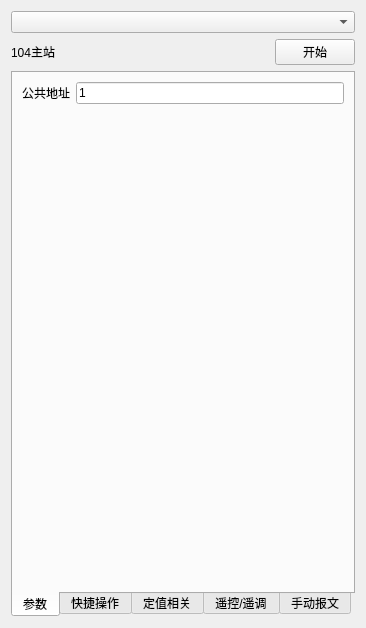
<?xml version="1.0" encoding="UTF-8"?>
<ui version="4.0">
 <class>frmIEC104Master</class>
 <widget class="QWidget" name="frmIEC104Master">
  <property name="geometry">
   <rect>
    <x>0</x>
    <y>0</y>
    <width>362</width>
    <height>628</height>
   </rect>
  </property>
  <property name="windowTitle">
   <string>Form</string>
  </property>
  <layout class="QVBoxLayout" name="verticalLayout">
   <item>
    <widget class="QComboBox" name="comboBox"/>
   </item>
   <item>
    <layout class="QHBoxLayout" name="horizontalLayout_11">
     <item>
      <widget class="QLabel" name="label_4">
       <property name="text">
        <string>104主站</string>
       </property>
      </widget>
     </item>
     <item>
      <spacer name="horizontalSpacer">
       <property name="orientation">
        <enum>Qt::Horizontal</enum>
       </property>
       <property name="sizeHint" stdset="0">
        <size>
         <width>40</width>
         <height>20</height>
        </size>
       </property>
      </spacer>
     </item>
     <item>
      <widget class="QPushButton" name="pushButton_Start">
       <property name="text">
        <string>开始</string>
       </property>
      </widget>
     </item>
    </layout>
   </item>
   <item>
    <widget class="QTabWidget" name="tabWidget_2">
     <property name="tabPosition">
      <enum>QTabWidget::South</enum>
     </property>
     <property name="currentIndex">
      <number>0</number>
     </property>
     <widget class="QWidget" name="tab">
      <attribute name="title">
       <string>参数</string>
      </attribute>
      <layout class="QGridLayout" name="gridLayout">
       <item row="0" column="0">
        <widget class="QLabel" name="label_2">
         <property name="text">
          <string>公共地址</string>
         </property>
        </widget>
       </item>
       <item row="0" column="1">
        <widget class="QLineEdit" name="lineEdit_comaddr">
         <property name="text">
          <string>1</string>
         </property>
        </widget>
       </item>
       <item row="1" column="0">
        <spacer name="verticalSpacer_5">
         <property name="orientation">
          <enum>Qt::Vertical</enum>
         </property>
         <property name="sizeHint" stdset="0">
          <size>
           <width>20</width>
           <height>275</height>
          </size>
         </property>
        </spacer>
       </item>
      </layout>
     </widget>
     <widget class="QWidget" name="tab_3">
      <attribute name="title">
       <string>快捷操作</string>
      </attribute>
      <layout class="QGridLayout" name="gridLayout_5">
       <item row="0" column="0">
        <widget class="QGroupBox" name="groupBox_4">
         <property name="title">
          <string>快捷操作</string>
         </property>
         <layout class="QGridLayout" name="gridLayout_2">
          <item row="1" column="1">
           <widget class="QPushButton" name="pushButton_SetTime">
            <property name="text">
             <string>对时</string>
            </property>
           </widget>
          </item>
          <item row="0" column="1">
           <widget class="QPushButton" name="pushButton_SendUTest">
            <property name="text">
             <string>发测试-U帧</string>
            </property>
           </widget>
          </item>
          <item row="1" column="0">
           <widget class="QPushButton" name="pushButton_CallAll">
            <property name="text">
             <string>总召</string>
            </property>
           </widget>
          </item>
          <item row="0" column="0">
           <widget class="QPushButton" name="pushButton_SendUStart">
            <property name="text">
             <string>发启动-U帧</string>
            </property>
           </widget>
          </item>
          <item row="0" column="2">
           <widget class="QPushButton" name="pushButton_SendS">
            <property name="text">
             <string>确认-S帧</string>
            </property>
           </widget>
          </item>
          <item row="2" column="0">
           <spacer name="verticalSpacer">
            <property name="orientation">
             <enum>Qt::Vertical</enum>
            </property>
            <property name="sizeHint" stdset="0">
             <size>
              <width>20</width>
              <height>40</height>
             </size>
            </property>
           </spacer>
          </item>
         </layout>
        </widget>
       </item>
      </layout>
     </widget>
     <widget class="QWidget" name="tab_4">
      <attribute name="title">
       <string>定值相关</string>
      </attribute>
      <layout class="QGridLayout" name="gridLayout_4">
       <item row="0" column="0">
        <widget class="QGroupBox" name="groupBox_2">
         <property name="title">
          <string>定值相关</string>
         </property>
         <layout class="QGridLayout" name="gridLayout_7">
          <item row="5" column="3">
           <widget class="QPushButton" name="pushButton_solidify">
            <property name="text">
             <string>固化定值</string>
            </property>
           </widget>
          </item>
          <item row="6" column="0">
           <spacer name="verticalSpacer_2">
            <property name="orientation">
             <enum>Qt::Vertical</enum>
            </property>
            <property name="sizeHint" stdset="0">
             <size>
              <width>20</width>
              <height>40</height>
             </size>
            </property>
           </spacer>
          </item>
          <item row="3" column="1">
           <widget class="QLineEdit" name="lineEdit_SetEntry">
            <property name="text">
             <string>0</string>
            </property>
           </widget>
          </item>
          <item row="2" column="1">
           <widget class="QLineEdit" name="lineEdit_SetGroup">
            <property name="text">
             <string>1</string>
            </property>
           </widget>
          </item>
          <item row="0" column="3">
           <widget class="QPushButton" name="pushButton_CallUnit">
            <property name="text">
             <string>召唤量纲</string>
            </property>
           </widget>
          </item>
          <item row="5" column="1">
           <widget class="QLineEdit" name="lineEdit_SetValue">
            <property name="text">
             <string>1</string>
            </property>
           </widget>
          </item>
          <item row="5" column="0">
           <widget class="QLabel" name="label_8">
            <property name="text">
             <string>定值</string>
            </property>
           </widget>
          </item>
          <item row="0" column="1">
           <widget class="QLineEdit" name="lineEdit_DevAddr">
            <property name="text">
             <string>1</string>
            </property>
           </widget>
          </item>
          <item row="5" column="2">
           <widget class="QPushButton" name="pushButton_SetValue">
            <property name="text">
             <string>修改定值</string>
            </property>
           </widget>
          </item>
          <item row="4" column="0">
           <widget class="QLabel" name="label_7">
            <property name="text">
             <string>定值类型</string>
            </property>
           </widget>
          </item>
          <item row="2" column="0">
           <widget class="QLabel" name="label_3">
            <property name="text">
             <string>定值组号</string>
            </property>
           </widget>
          </item>
          <item row="0" column="2">
           <widget class="QPushButton" name="pushButton_CallTitle">
            <property name="text">
             <string>召唤组标题</string>
            </property>
           </widget>
          </item>
          <item row="0" column="0">
           <widget class="QLabel" name="label_5">
            <property name="text">
             <string>装置地址</string>
            </property>
           </widget>
          </item>
          <item row="3" column="0">
           <widget class="QLabel" name="label_6">
            <property name="text">
             <string>定值条目</string>
            </property>
           </widget>
          </item>
          <item row="4" column="1">
           <widget class="QComboBox" name="comboBox_ValueType">
            <item>
             <property name="text">
              <string>FLOAT</string>
             </property>
            </item>
            <item>
             <property name="text">
              <string>INT8</string>
             </property>
            </item>
            <item>
             <property name="text">
              <string>INT16</string>
             </property>
            </item>
            <item>
             <property name="text">
              <string>INT32</string>
             </property>
            </item>
            <item>
             <property name="text">
              <string>UINT8</string>
             </property>
            </item>
            <item>
             <property name="text">
              <string>UINT16</string>
             </property>
            </item>
            <item>
             <property name="text">
              <string>UINT32</string>
             </property>
            </item>
           </widget>
          </item>
          <item row="1" column="0">
           <widget class="QLabel" name="label_11">
            <property name="text">
             <string>定值区号</string>
            </property>
           </widget>
          </item>
          <item row="1" column="1">
           <widget class="QLineEdit" name="lineEdit_SetNo">
            <property name="text">
             <string>1</string>
            </property>
           </widget>
          </item>
          <item row="1" column="2">
           <widget class="QPushButton" name="pushButton_CallAccuracy">
            <property name="text">
             <string>召唤精度</string>
            </property>
           </widget>
          </item>
          <item row="1" column="3">
           <widget class="QPushButton" name="pushButton_CallRange">
            <property name="text">
             <string>召唤量程</string>
            </property>
           </widget>
          </item>
          <item row="2" column="2">
           <widget class="QPushButton" name="pushButton_CallDescription">
            <property name="text">
             <string>召唤描述</string>
            </property>
           </widget>
          </item>
          <item row="3" column="3">
           <widget class="QPushButton" name="pushButton_CallSetting">
            <property name="text">
             <string>召唤定值</string>
            </property>
           </widget>
          </item>
          <item row="3" column="2">
           <widget class="QPushButton" name="pushButton_SelectSetting">
            <property name="text">
             <string>选择定值区</string>
            </property>
           </widget>
          </item>
         </layout>
        </widget>
       </item>
      </layout>
     </widget>
     <widget class="QWidget" name="tab_5">
      <attribute name="title">
       <string>遥控/遥调</string>
      </attribute>
      <layout class="QGridLayout" name="gridLayout_3">
       <item row="0" column="0">
        <widget class="QGroupBox" name="groupBox_5">
         <property name="title">
          <string>遥控/遥调</string>
         </property>
         <layout class="QGridLayout" name="gridLayout_6">
          <item row="0" column="0">
           <widget class="QLabel" name="label">
            <property name="text">
             <string>控制类型</string>
            </property>
           </widget>
          </item>
          <item row="0" column="1" colspan="2">
           <widget class="QComboBox" name="comboBox_RemoteType">
            <item>
             <property name="text">
              <string>45 单点遥控</string>
             </property>
            </item>
            <item>
             <property name="text">
              <string>46 双点遥控</string>
             </property>
            </item>
            <item>
             <property name="text">
              <string>47 升降命令</string>
             </property>
            </item>
            <item>
             <property name="text">
              <string>48 设点 规一化值</string>
             </property>
            </item>
            <item>
             <property name="text">
              <string>49 设点 标度化值</string>
             </property>
            </item>
            <item>
             <property name="text">
              <string>50 设点 短浮点数</string>
             </property>
            </item>
            <item>
             <property name="text">
              <string>58 带时标的单点遥控</string>
             </property>
            </item>
            <item>
             <property name="text">
              <string>59 带时标的双点遥控</string>
             </property>
            </item>
           </widget>
          </item>
          <item row="1" column="0">
           <widget class="QLabel" name="label_9">
            <property name="text">
             <string>操作类型</string>
            </property>
           </widget>
          </item>
          <item row="1" column="1" colspan="2">
           <layout class="QHBoxLayout" name="horizontalLayout">
            <item>
             <widget class="QComboBox" name="comboBox_YKValue">
              <item>
               <property name="text">
                <string>合 - 升</string>
               </property>
              </item>
              <item>
               <property name="text">
                <string>分 - 降</string>
               </property>
              </item>
             </widget>
            </item>
            <item>
             <widget class="QLineEdit" name="lineEdit_YTValue">
              <property name="text">
               <string>1</string>
              </property>
             </widget>
            </item>
           </layout>
          </item>
          <item row="2" column="0">
           <widget class="QLabel" name="label_10">
            <property name="text">
             <string>信息体地址</string>
            </property>
           </widget>
          </item>
          <item row="2" column="1">
           <widget class="QLineEdit" name="lineEdit_InfAddr">
            <property name="text">
             <string>24577</string>
            </property>
           </widget>
          </item>
          <item row="2" column="2">
           <widget class="QCheckBox" name="checkBox_isHex">
            <property name="text">
             <string>16进制</string>
            </property>
           </widget>
          </item>
          <item row="3" column="0">
           <widget class="QPushButton" name="pushButton_Select">
            <property name="text">
             <string>选择</string>
            </property>
           </widget>
          </item>
          <item row="3" column="1">
           <widget class="QLabel" name="label_Select">
            <property name="text">
             <string>选择结果</string>
            </property>
           </widget>
          </item>
          <item row="4" column="0">
           <widget class="QPushButton" name="pushButton_Execute">
            <property name="text">
             <string>执行</string>
            </property>
           </widget>
          </item>
          <item row="4" column="1">
           <widget class="QLabel" name="label_Execute">
            <property name="text">
             <string>执行结果</string>
            </property>
           </widget>
          </item>
          <item row="5" column="0">
           <widget class="QPushButton" name="pushButton_Cancel">
            <property name="text">
             <string>取消</string>
            </property>
           </widget>
          </item>
          <item row="6" column="0">
           <spacer name="verticalSpacer_3">
            <property name="orientation">
             <enum>Qt::Vertical</enum>
            </property>
            <property name="sizeHint" stdset="0">
             <size>
              <width>20</width>
              <height>40</height>
             </size>
            </property>
           </spacer>
          </item>
         </layout>
        </widget>
       </item>
      </layout>
     </widget>
     <widget class="QWidget" name="tab_6">
      <attribute name="title">
       <string>手动报文</string>
      </attribute>
      <layout class="QGridLayout" name="gridLayout_10">
       <item row="0" column="0">
        <widget class="QGroupBox" name="groupBox_3">
         <property name="title">
          <string>手动输入ASDU报文</string>
         </property>
         <layout class="QGridLayout" name="gridLayout_8">
          <item row="1" column="2">
           <widget class="QPushButton" name="pushButton_SendAsdu2">
            <property name="sizePolicy">
             <sizepolicy hsizetype="Minimum" vsizetype="Minimum">
              <horstretch>0</horstretch>
              <verstretch>0</verstretch>
             </sizepolicy>
            </property>
            <property name="text">
             <string>发送</string>
            </property>
           </widget>
          </item>
          <item row="5" column="0">
           <widget class="QLabel" name="label_19">
            <property name="text">
             <string>6</string>
            </property>
           </widget>
          </item>
          <item row="2" column="0">
           <widget class="QLabel" name="label_16">
            <property name="text">
             <string>3</string>
            </property>
           </widget>
          </item>
          <item row="0" column="0">
           <widget class="QLabel" name="label_14">
            <property name="text">
             <string>1</string>
            </property>
           </widget>
          </item>
          <item row="2" column="1">
           <widget class="QTextEdit" name="textEdit_Asdu3">
            <property name="maximumSize">
             <size>
              <width>16777215</width>
              <height>60</height>
             </size>
            </property>
           </widget>
          </item>
          <item row="3" column="2">
           <widget class="QPushButton" name="pushButton_SendAsdu4">
            <property name="sizePolicy">
             <sizepolicy hsizetype="Minimum" vsizetype="Minimum">
              <horstretch>0</horstretch>
              <verstretch>0</verstretch>
             </sizepolicy>
            </property>
            <property name="text">
             <string>发送</string>
            </property>
           </widget>
          </item>
          <item row="4" column="2">
           <widget class="QPushButton" name="pushButton_SendAsdu5">
            <property name="sizePolicy">
             <sizepolicy hsizetype="Minimum" vsizetype="Minimum">
              <horstretch>0</horstretch>
              <verstretch>0</verstretch>
             </sizepolicy>
            </property>
            <property name="text">
             <string>发送</string>
            </property>
           </widget>
          </item>
          <item row="2" column="2">
           <widget class="QPushButton" name="pushButton_SendAsdu3">
            <property name="sizePolicy">
             <sizepolicy hsizetype="Minimum" vsizetype="Minimum">
              <horstretch>0</horstretch>
              <verstretch>0</verstretch>
             </sizepolicy>
            </property>
            <property name="text">
             <string>发送</string>
            </property>
           </widget>
          </item>
          <item row="1" column="1">
           <widget class="QTextEdit" name="textEdit_Asdu2">
            <property name="maximumSize">
             <size>
              <width>16777215</width>
              <height>60</height>
             </size>
            </property>
           </widget>
          </item>
          <item row="3" column="0">
           <widget class="QLabel" name="label_17">
            <property name="text">
             <string>4</string>
            </property>
           </widget>
          </item>
          <item row="4" column="0">
           <widget class="QLabel" name="label_18">
            <property name="text">
             <string>5</string>
            </property>
           </widget>
          </item>
          <item row="5" column="2">
           <widget class="QPushButton" name="pushButton_SendAsdu6">
            <property name="sizePolicy">
             <sizepolicy hsizetype="Minimum" vsizetype="Minimum">
              <horstretch>0</horstretch>
              <verstretch>0</verstretch>
             </sizepolicy>
            </property>
            <property name="text">
             <string>发送</string>
            </property>
           </widget>
          </item>
          <item row="0" column="1">
           <widget class="QTextEdit" name="textEdit_Asdu1">
            <property name="maximumSize">
             <size>
              <width>16777215</width>
              <height>60</height>
             </size>
            </property>
           </widget>
          </item>
          <item row="0" column="2">
           <widget class="QPushButton" name="pushButton_SendAsdu1">
            <property name="sizePolicy">
             <sizepolicy hsizetype="Minimum" vsizetype="Minimum">
              <horstretch>0</horstretch>
              <verstretch>0</verstretch>
             </sizepolicy>
            </property>
            <property name="text">
             <string>发送</string>
            </property>
           </widget>
          </item>
          <item row="4" column="1">
           <widget class="QTextEdit" name="textEdit_Asdu5">
            <property name="maximumSize">
             <size>
              <width>16777215</width>
              <height>60</height>
             </size>
            </property>
           </widget>
          </item>
          <item row="3" column="1">
           <widget class="QTextEdit" name="textEdit_Asdu4">
            <property name="maximumSize">
             <size>
              <width>16777215</width>
              <height>60</height>
             </size>
            </property>
           </widget>
          </item>
          <item row="5" column="1">
           <widget class="QTextEdit" name="textEdit_Asdu6">
            <property name="maximumSize">
             <size>
              <width>16777215</width>
              <height>60</height>
             </size>
            </property>
           </widget>
          </item>
          <item row="1" column="0">
           <widget class="QLabel" name="label_15">
            <property name="text">
             <string>2</string>
            </property>
           </widget>
          </item>
          <item row="6" column="1">
           <spacer name="verticalSpacer_4">
            <property name="orientation">
             <enum>Qt::Vertical</enum>
            </property>
            <property name="sizeHint" stdset="0">
             <size>
              <width>20</width>
              <height>40</height>
             </size>
            </property>
           </spacer>
          </item>
         </layout>
        </widget>
       </item>
      </layout>
     </widget>
    </widget>
   </item>
  </layout>
 </widget>
 <resources/>
 <connections/>
</ui>
